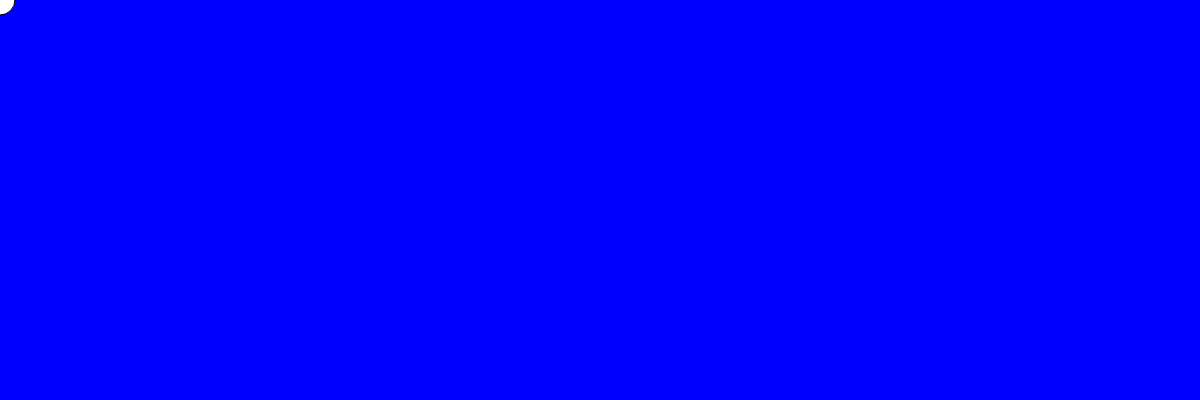
Frame 1 (no input)
Frame 60 (no input): identical to frame 1, image omitted
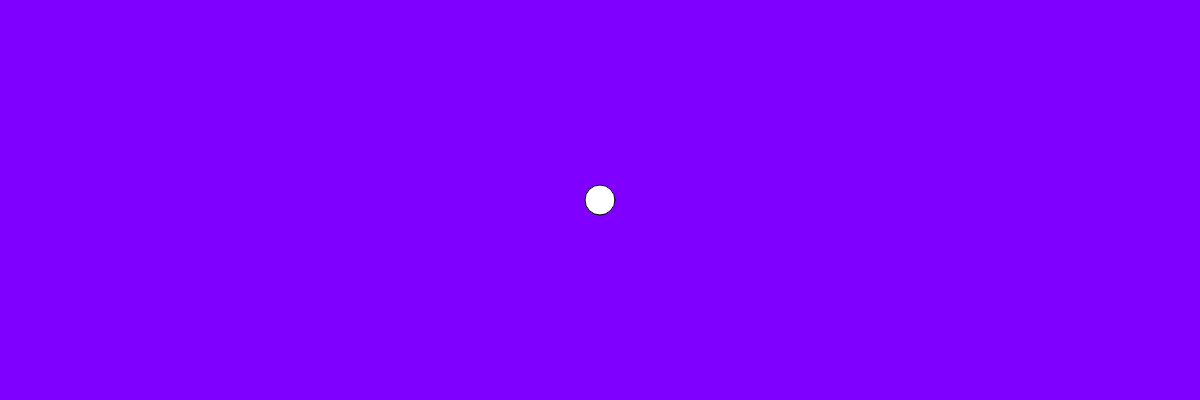
Frame 120 (the mouse pressed at the canvas centre since frame 60)

The p5.js sketch that drew these frames (run headless with seeded random() and noise() and a simulated clock; from frame 60 on, the mouse is pressed at the canvas centre):

// p5.js sketch
// ── sketch.js

var r,g,b;

 r = "red";
 g = "green";
 b = "blue";

// INITIALIZE ALL YOUR VARIABLES
// Ideally you would create 3 variables. red blue green or r, g, b

function setup(){

  createCanvas(1200,400);

}


function draw(){

  r = map(mouseX,0,1200,0,255);
  g = map(mouseX,0,1200,0,0);
  b = map(mouseX,0,1200,255,255);

  background(r,g,b);

  ellipse(mouseX,mouseY,30);
  // change the value of Red based on the mouse movement about the X axis
  // change the value of Green based on the mouse movement about the X axis
  // change the value of Blue based on the mouse movement about the X axis

  // Use the map() function to do so. 

  // Pass the values to the background() function you have learnt previously.

  // Create an ellipse that will move around with you mouse about the X axis.
  // Remember to fill the canvas with white paint before creating the ellipse.
}
